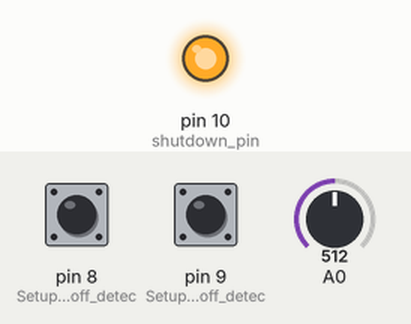
Recording of a sketch running on a simulated Arduino Uno, built with avr-gcc and run on an emulated ATmega328P. On the bench: output pins drawn as LEDs (lit = HIGH). Dashed ring = blinking. Inputs (shaded band) come from the test bench; at power-on: pin 8 (Setup_for_leads_off_detec) LOW, pin 9 (Setup_for_leads_off_detec) LOW, A0 = 512. What the sketch prints to the serial monitor is not drawn.

Above: at 1.2 s.
1.3 s: pin 8 (Setup_for_leads_off_detec) pulled HIGH for 0.15 s
At 1.37 s:
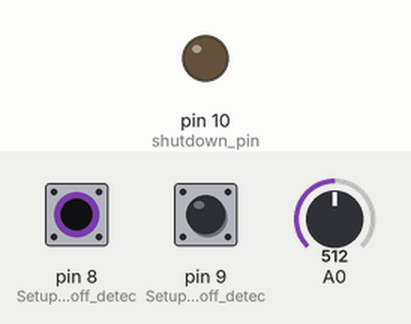
2.9 s: pin 8 (Setup_for_leads_off_detec) pulled HIGH for 3.2 s
At 6.4 s:
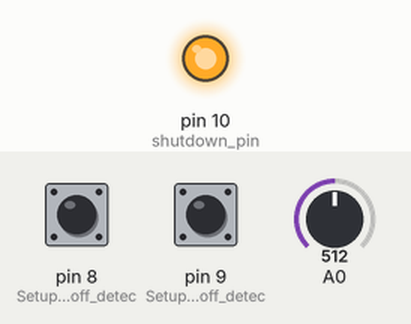
10.6 s: pin 9 (Setup_for_leads_off_detec) pulled HIGH for 3.2 s
At 11.1 s:
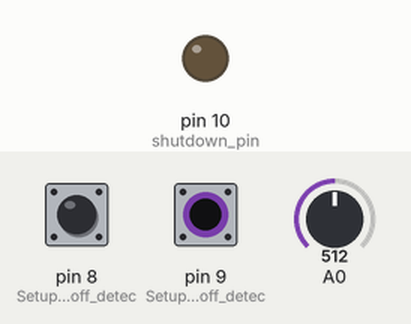
16.8 s: pin 9 (Setup_for_leads_off_detec) pulled HIGH for 0.15 s
At 17.6 s:
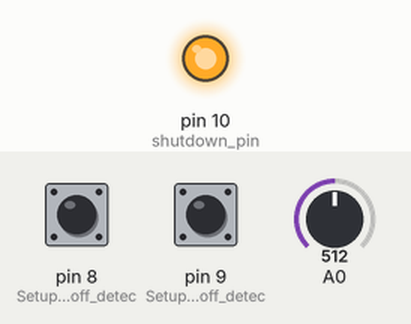
19.9 s: pin 8 (Setup_for_leads_off_detec) pulsed HIGH 5 times (0.12 s each, 0.3 s apart)
At 20.11 s:
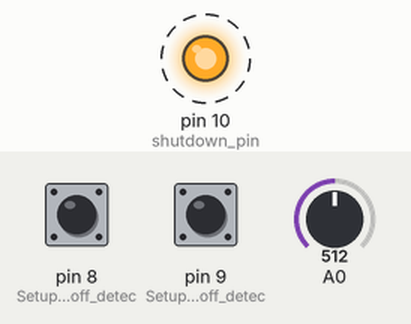
Timing chart, 0 to 22.9 s (numbered marks = the images above; inputs shaded):
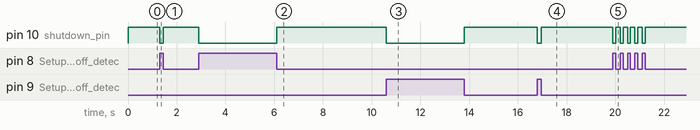

Measured:
- after the input at 1.3 s, pin 10 (shutdown_pin): HIGH → LOW at once, → HIGH 0.15 s later
- after the input at 2.9 s, pin 10 (shutdown_pin): HIGH → LOW at once, → HIGH 3.2 s later
- after the input at 10.6 s, pin 10 (shutdown_pin): HIGH → LOW at once, → HIGH 3.2 s later
- after the input at 16.8 s, pin 10 (shutdown_pin): HIGH → LOW at once, → HIGH 0.15 s later
- after the input at 19.9 s, pin 10 (shutdown_pin): alternates HIGH for 0.18 s and LOW for 0.12 s, 10 changes in all, then stays HIGH, starting at once

The sketch:

m_module_kalman.ino
```cpp
/*
 * VARIABLES
 * count: variable to hold count of rr peaks detected in 10 seconds
 * flag: variable that prevents multiple rr peak detections in a single heatbeat
 * hr: HeartRate (initialised to 72)
 * hrv: Heart Rate variability (takes 10-15 seconds to stabilise)
 * instance1: instance when heart beat first time
 * interval: interval between second beat and first beat
 * timer: variable to hold the time after which hr is calculated
 * value: raw sensor value of output pin
 */
long instance1=0, timer;
double hrv =0, hr = 72, interval = 0;
int value = 0, count = 0;
bool flag = 0;
#define shutdown_pin 10
#define threshold 100 // to identify R peak
#define timer_value 10000 // 10 seconds timer to calculate hr

// Kalman filter variables
float Q = 0.01;  // Process noise covariance (adjust for smoothness vs response)
float R = 0.1;   // Measurement noise covariance (adjust based on sensor noise)
float P = 1.0;   // Estimation error covariance
float K = 0.0;   // Kalman gain
float X = 0.0;   // Filtered value
float filtered_value = 0;  // Kalman filtered output

// Sampling rate measurement
unsigned long last_sample_time = 0;
unsigned long sample_interval = 0;
float sampling_rate = 0;
int sample_count = 0;
unsigned long rate_timer = 0;

void setup() {
  Serial.begin(115200);  // Increased baud rate for better data transmission
  pinMode(8, INPUT); // Setup for leads off detection LO +
  pinMode(9, INPUT); // Setup for leads off detection LO -
  pinMode(shutdown_pin, OUTPUT);
  digitalWrite(shutdown_pin, HIGH);
  last_sample_time = micros();
  rate_timer = millis();
}

float kalman_filter(float new_value) {
  // Prediction update
  P = P + Q;

  // Measurement update
  K = P / (P + R);
  X = X + K * (new_value - X);
  P = (1 - K) * P;

  return X;
}

void loop() {
  if((digitalRead(8) == 1)||(digitalRead(9) == 1)){
    Serial.println("leads off!");
    digitalWrite(shutdown_pin, LOW); //standby mode
    instance1 = micros();
    timer = millis();
    // Reset Kalman filter when leads off
    P = 1.0;
    X = 0.0;
  }
  else {
    digitalWrite(shutdown_pin, HIGH); //normal mode

    // Calculate sampling rate
    sample_count++;
    if ((millis() - rate_timer) >= 1000) {
      sampling_rate = (float)sample_count;
      sample_count = 0;
      rate_timer = millis();
    }

    value = analogRead(A0);
    value = map(value, 250, 400, 0, 100); //to flatten the ecg values a bit

    // Apply Kalman filter
    filtered_value = kalman_filter(value);

    if((filtered_value > threshold) && (!flag)) {
      count++;
      Serial.println("in");
      flag = 1;
      interval = micros() - instance1; //RR interval
      instance1 = micros();
    }
    else if((filtered_value < threshold)) {
      flag = 0;
    }

    if ((millis() - timer) > 10000) {
      hr = count*6;
      timer = millis();
      count = 0;
    }

    hrv = hr/60 - interval/1000000;

    // Output filtered value instead of raw value
    Serial.print(hr);
    Serial.print(",");
    Serial.print(hrv);
    Serial.print(",");
    Serial.print(filtered_value);
    Serial.print(",");
    Serial.println(sampling_rate, 0);  // Add sampling rate to output

    delay(1);
  }
}
```
